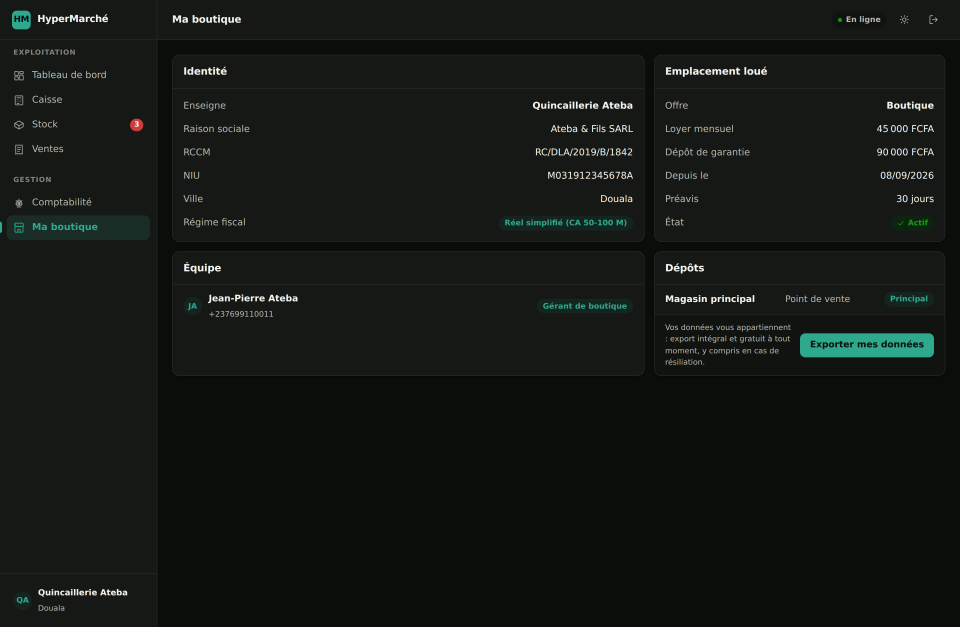
#> input picture captures/boutique-dark.png, 2880 x 1880 px (shown at 1/3 size)
$ python -i charte.py   (imports and definitions only)
#> lines starting #> are read from the running program, lines starting #| are printed output that depends on the picture
"""Charte graphique d'une boutique : du logo à une palette utilisable.

Un commerçant téléverse son logo. Il en attend que « son » logiciel prenne ses
couleurs. Le problème est qu'**une couleur de logo n'est presque jamais une
couleur d'interface** : elle a été choisie pour être imprimée sur une enseigne,
pas pour porter du texte, un bouton et une barre de graphique sur deux fonds.

Le document 19 raconte l'erreur exacte que ce module existe pour éviter : le
premier teal du produit, `#0F6F5C`, a été rejeté par le validateur de palette
avec un chroma de 0,088, sous le plancher de 0,1. À l'œil il paraissait bon ; sur
une barre de graphique, il « lisait gris ». C'est le genre de faute qu'on ne voit
pas et qu'un commerçant ne saura pas diagnostiquer.

Ce que fait ce module
---------------------

Il applique au logo du commerçant **exactement les règles que le produit
s'applique à lui-même** :

1. **plancher de chroma** — en dessous, la couleur lit gris ;
2. **contraste ≥ 3:1** sur la surface de fond, en clair comme en sombre ;
3. **une variante sombre choisie, pas inversée** — un teal foncé sur fond noir
   disparaît ; il faut l'éclaircir, pas le retourner.

Et quand la couleur ne passe pas, il ne la refuse pas : **il l'ajuste et le
dit.** Refuser le logo d'un commerçant parce que son bleu manque de chroma est
une réponse de logiciel ; lui montrer la couleur retenue et pourquoi elle diffère
d'un cheveu est une réponse de fournisseur.

Pourquoi les calculs sont écrits ici plutôt qu'importés
------------------------------------------------------

La conversion sRGB → OKLab tient en trente lignes et n'a pas d'états d'âme. Une
dépendance de plus sur un chemin qui tourne à chaque téléversement de logo
coûterait plus cher que ces trente lignes — et le projet n'ajoute pas de
dépendance sans preuve (docs/09, §1).
"""

import math

__all__ = [
    "POLICES",
    "PALETTE_PAR_DEFAUT",
    "couleurs_du_logo",
    "chroma",
    "contraste",
    "ajuster",
    "variante_sombre",
    "teinte_claire",
    "charte_depuis_couleur",
]

# Plancher de chroma OKLCH : en dessous, une couleur porteuse de données lit
# gris sur une barre. Valeur du document 19, §2.1.
PLANCHER_CHROMA = 0.10

# Contraste minimal d'une couleur de marque sur le fond de page.
CONTRASTE_MINIMAL = 3.0

# Le mode sombre demande davantage, et ce n'est pas une prudence de principe :
# le produit lui-même y a atteint 6,5:1 avec son teal clair. Un seuil de 3:1
# laisserait passer des teintes foncées sur fond noir, conformes et illisibles.
CONTRASTE_SOMBRE = 4.5

# En dessous, la couleur est neutre : elle n'a pas de teinte à préserver, et
# lui en inventer une reviendrait à choisir la marque du commerçant à sa place.
SEUIL_NEUTRE = 0.02

# Au-delà, on ne lit pas le logo : on refuse de le développer en mémoire. Voir
# `couleurs_du_logo`. 25 mégapixels, c'est 5000 × 5000 — très au-delà de ce que
# demande un logo, et très en deçà de ce qui tue un processus.
PIXELS_MAX = 25_000_000

FOND_CLAIR = "#f4f3ee"
FOND_SOMBRE = "#0e110e"

PALETTE_PAR_DEFAUT = {
    "marque": "#00806a",
    "marque_sombre": "#2fa98e",
}

# Piles système uniquement : aucun fichier de police n'est téléchargé. Sur une
# connexion facturée au mégaoctet, une police de titrage à 90 Ko est un coût que
# le commerçant paie sans le savoir, à chaque visiteur. Le choix porte donc sur
# le caractère de la pile, pas sur une fonderie.
POLICES = [
    (
        "systeme",
        "Système (recommandée)",
        'system-ui, -apple-system, "Segoe UI", Roboto, sans-serif',
    ),
    (
        "humaniste",
        "Humaniste — chaleureuse, lisible en petit",
        '"Segoe UI", Candara, "Trebuchet MS", "Gill Sans", system-ui, sans-serif',
    ),
    (
        "geometrique",
        "Géométrique — nette, moderne",
        'Futura, "Century Gothic", "Avenir Next", "Nimbus Sans", system-ui, sans-serif',
    ),
    (
        "serif",
        "Serif — traditionnelle, artisanale",
        'Georgia, "Times New Roman", "Liberation Serif", serif',
    ),
    (
        "condensee",
        "Condensée — beaucoup de texte, peu de place",
        '"Roboto Condensed", "Liberation Sans Narrow", "Arial Narrow", system-ui, sans-serif',
    ),
]

CHOIX_POLICES = [(code, libelle) for code, libelle, _ in POLICES]
PILES_POLICES = {code: pile for code, _, pile in POLICES}


# ---------------------------------------------------------------------------
# Conversions de couleur
# ---------------------------------------------------------------------------
def _vers_rvb(hexa: str) -> tuple[float, float, float]:
    hexa = (hexa or "").strip().lstrip("#")
    if len(hexa) == 3:
        hexa = "".join(c * 2 for c in hexa)
    if len(hexa) != 6:
        raise ValueError(f"Couleur illisible : « {hexa} ».")
    return tuple(int(hexa[i : i + 2], 16) / 255 for i in (0, 2, 4))


def _vers_hexa(rvb) -> str:
    """Notation `#rrggbb`, **en minuscules**.

    Ce n'est pas une préférence de style : la spécification HTML exige d'un
    `<input type="color">` une « couleur simple valide », c'est-à-dire six
    chiffres hexadécimaux **minuscules**. En majuscules, le sélecteur ignore la
    valeur et repart du noir — le commerçant rouvre sa charte et ne retrouve pas
    sa couleur.
    """
    return "#" + "".join(f"{max(0, min(255, round(c * 255))):02x}" for c in rvb)


def _lineaire(canal: float) -> float:
    return canal / 12.92 if canal <= 0.04045 else ((canal + 0.055) / 1.055) ** 2.4


def _compresse(canal: float) -> float:
    return canal * 12.92 if canal <= 0.0031308 else 1.055 * canal ** (1 / 2.4) - 0.055


def _vers_oklab(hexa: str) -> tuple[float, float, float]:
    r, v, b = (_lineaire(c) for c in _vers_rvb(hexa))
    l = math.cbrt(0.4122214708 * r + 0.5363325363 * v + 0.0514459929 * b)
    m = math.cbrt(0.2119034982 * r + 0.6806995451 * v + 0.1073969566 * b)
    s = math.cbrt(0.0883024619 * r + 0.2817188376 * v + 0.6299787005 * b)
    return (
        0.2104542553 * l + 0.7936177850 * m - 0.0040720468 * s,
        1.9779984951 * l - 2.4285922050 * m + 0.4505937099 * s,
        0.0259040371 * l + 0.7827717662 * m - 0.8086757660 * s,
    )


# [10 lines left out: function _rvb_brut, not called in this run]


def _depuis_oklab(L: float, a: float, b: float) -> str:
    return _vers_hexa(_rvb_brut(L, a, b))


def _oklch(hexa: str) -> tuple[float, float, float]:
    L, a, b = _vers_oklab(hexa)
    return L, math.hypot(a, b), math.atan2(b, a)


# [32 lines left out: functions _depuis_oklch, _dans_le_gamut, not called in this run]


def chroma(hexa: str) -> float:
    """Chroma OKLCH. En dessous de 0,10, la couleur lit gris sur une barre."""
    return _oklch(hexa)[1]


def _luminance(hexa: str) -> float:
    r, v, b = (_lineaire(c) for c in _vers_rvb(hexa))
    return 0.2126 * r + 0.7152 * v + 0.0722 * b


# [112 lines left out: functions contraste, _corriger, ajuster, variante_sombre, teinte_claire, charte_depuis_couleur, not called in this run]


# ---------------------------------------------------------------------------
# Lecture du logo
# ---------------------------------------------------------------------------
def couleurs_du_logo(fichier, *, combien: int = 5) -> list[str]:
    """Couleurs dominantes d'un logo, les plus utilisables d'abord.

    Les gris et les quasi-blancs sont écartés : un logo est majoritairement fait
    de fond et de contour noir, et proposer « noir » comme couleur de marque à un
    commerçant serait une lecture correcte et un conseil inutile.

    Le tri final privilégie le chroma, pas la surface occupée. La couleur qui
    fait la marque est rarement celle qui couvre le plus de pixels — c'est celle
    qui saute aux yeux.
    """
#> called with fichier = '../../captures/boutique-dark.png', combien = 5
    from PIL import Image

    try:
        image = Image.open(fichier)
#> image is the input picture: PIL image 2880x1880 RGB; mean R, G, B 19.5, 23.1, 20.2

        # Deuxième verrou, après celui du formulaire (`CharteForm.clean_logo`).
        # Il n'est pas redondant : cette fonction est aussi appelée sur des logos
        # **déjà en base**, téléversés avant que la borne existe ou par un autre
        # chemin. Et le coût d'un oubli n'est pas une image de travers, c'est un
        # processus tué par le noyau — `convert("RGBA")` sur douze mille pixels
        # de côté demande plus d'un gigaoctet.
        #
        # Pillow, lui, se contente d'un avertissement au-delà de 89 mégapixels,
        # puis développe l'image quand même.
        largeur, hauteur = image.size
#> largeur = 2880; hauteur = 1880
        if largeur * hauteur > PIXELS_MAX:
            return []

        # Réduit **avant** la conversion : `draft` demande au décodeur JPEG de
        # sortir directement une image plus petite, et `thumbnail` travaille par
        # bandes. Convertir d'abord reviendrait à payer le plein format en
        # mémoire, ce que tout ce verrou cherche à éviter.
        image.draft("RGB", (320, 320))
        image.thumbnail((160, 160))
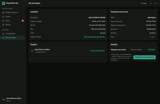
#> image: PIL image 160x104 RGB; mean R, G, B 19.5, 23.1, 20.2
        image = image.convert("RGBA")
#> image: PIL image 160x104 RGBA
    except Exception:
        return []

    # Sur fond blanc : un logo transparent doit être lu comme il sera vu.
    fond = Image.new("RGBA", image.size, (255, 255, 255, 255))
#> fond: PIL image 160x104 RGBA; every value is 255
    image = Image.alpha_composite(fond, image).convert("RGB")

    reduite = image.quantize(colors=16, method=Image.Quantize.MEDIANCUT).convert("RGB")
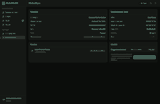
#> reduite: PIL image 160x104 RGB; mean R, G, B 19.2, 22.5, 19.6
    candidats = []
    for compte, couleur in sorted(reduite.getcolors(4096) or [], reverse=True):
        hexa = _vers_hexa(tuple(c / 255 for c in couleur))
        try:
            L, C, _ = _oklch(hexa)
        except ValueError:  # pragma: no cover — une couleur sortie de Pillow est valide
            continue
        if C < 0.04 or L > 0.93 or L < 0.08:
            continue  # gris, blanc cassé, noir : lisibles mais sans identité
        candidats.append((C, compte, hexa))
#> this loop made 16 passes
#> (compte, couleur) on passes 1 to 9: (6680, (21, 24, 21)), (5894, (11, 13, 11)), (729, (22, 26, 22)), (655, (41, 47, 42)), (508, (14, 16, 14)), (505, (17, 20, 17)), (445, (65, 92, 82)), (401, (26, 28, 25)), (343, (19, 22, 19))
#> after the loop, candidats = []

    candidats.sort(reverse=True)
    return [hexa for _, _, hexa in candidats[:combien]]

>>> result = couleurs_du_logo('../../captures/boutique-dark.png')
#> result = []

$ run again, on captures/boutique-depot-dark.png
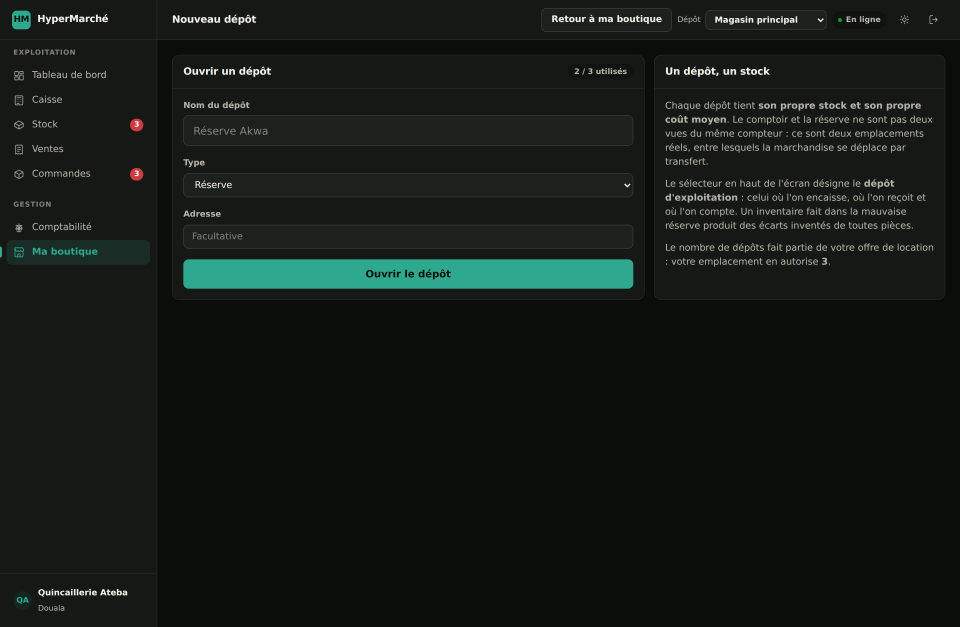
#> input picture captures/boutique-depot-dark.png, 2880 x 1880 px (shown at 1/3 size)
#> in couleurs_du_logo, image is the input picture: PIL image 2880x1880 RGB; mean R, G, B 20.2, 25.5, 22.3
#> in couleurs_du_logo, `image.thumbnail((160, 160))`:
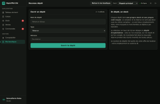
#> image: PIL image 160x104 RGB; mean R, G, B 20.2, 25.5, 22.2
#> fond: PIL image 160x104 RGBA; every value is 255
#> in couleurs_du_logo, `reduite = image.quantize(colors=16, method=Image.Quantize.MEDIANCUT).c..`:
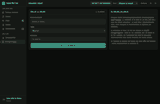
#> reduite: PIL image 160x104 RGB; mean R, G, B 20.2, 25.1, 21.8
#> the loop in couleurs_du_logo, `for compte, couleur in sorted(reduite.getcolors(4096) or [], reverse=T..` made 16 passes
#> (compte, couleur) on passes 1 to 6: (7448, (11, 13, 11)), (3781, (21, 24, 21)), (1024, (29, 33, 29)), (841, (20, 23, 20)), (604, (62, 65, 60)), (530, (23, 27, 23))
#> after the loop in couleurs_du_logo, `for compte, couleur in sorted(reduite.getcolors(4096) or [], reverse=T..`: candidats = [(0.0854, 449, '#3c8e7b')]
#> result = ['#3c8e7b']
